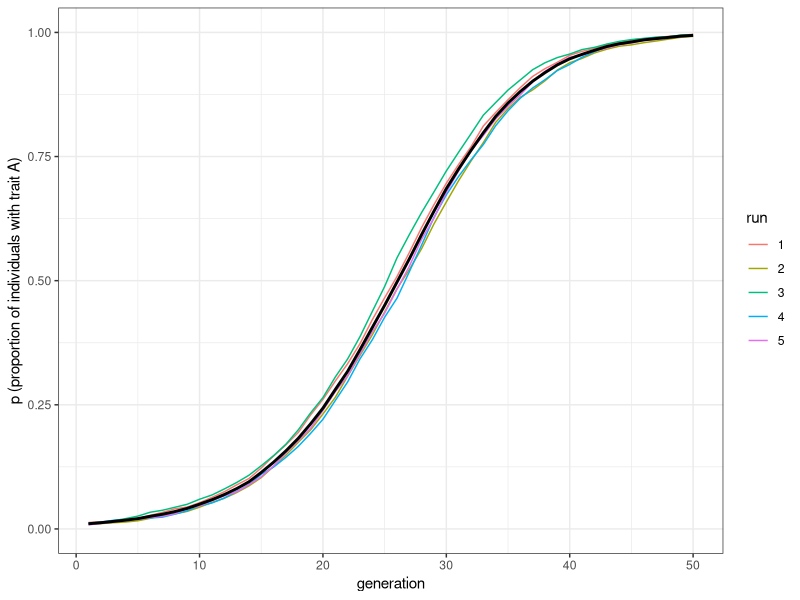
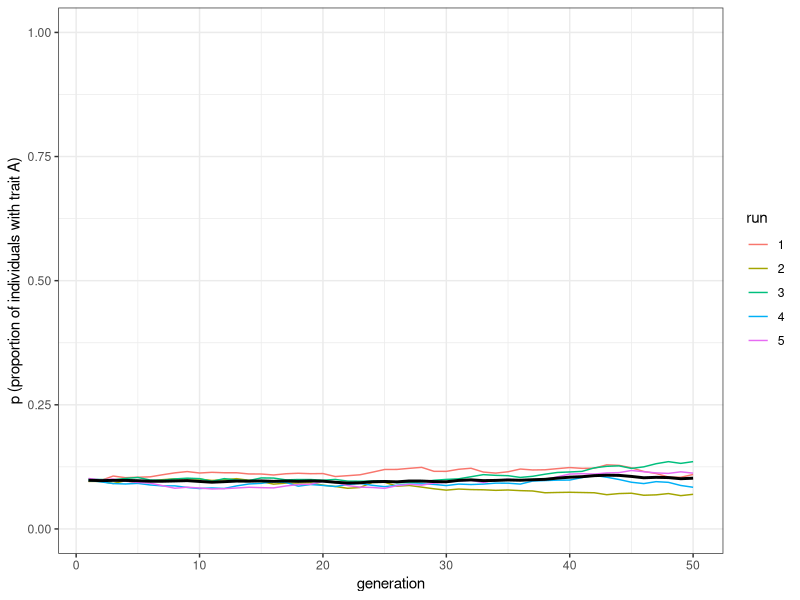
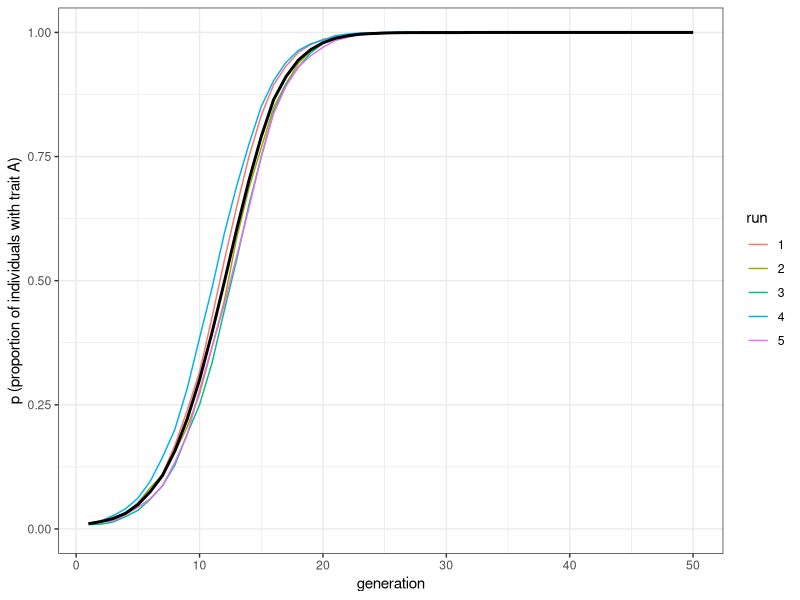
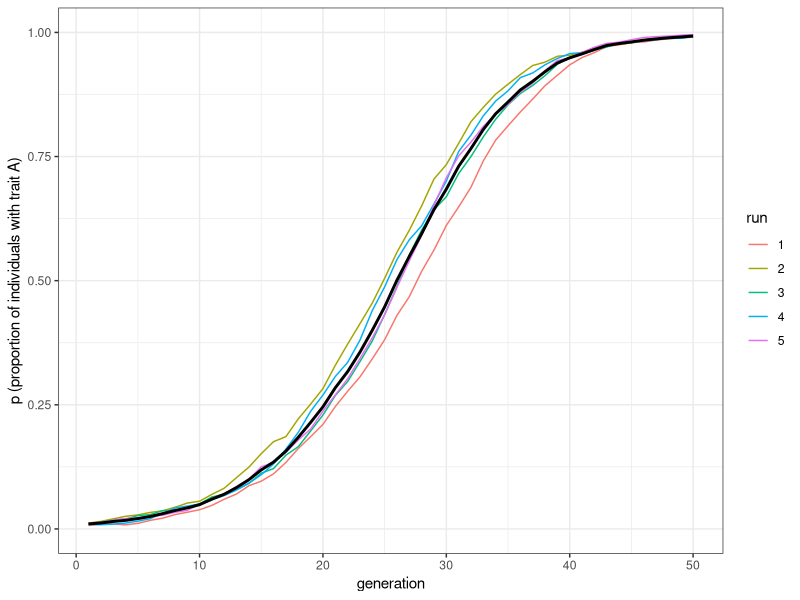
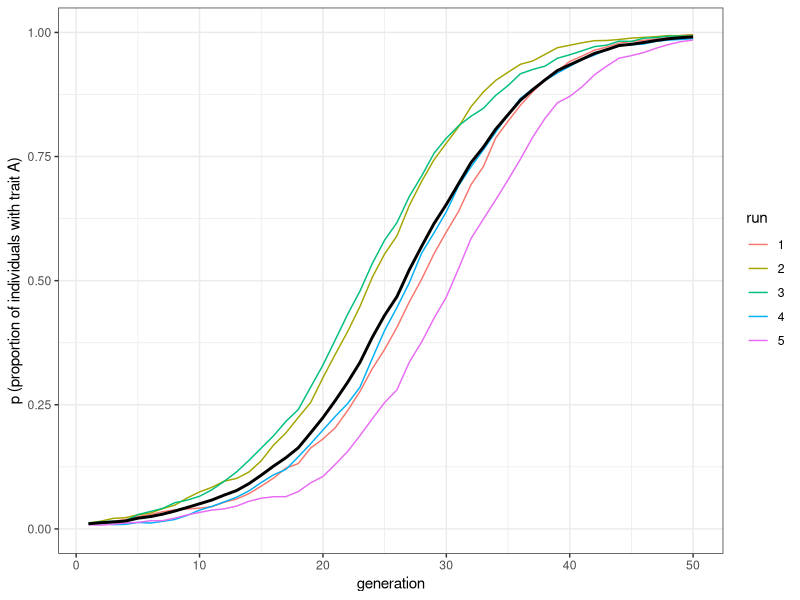
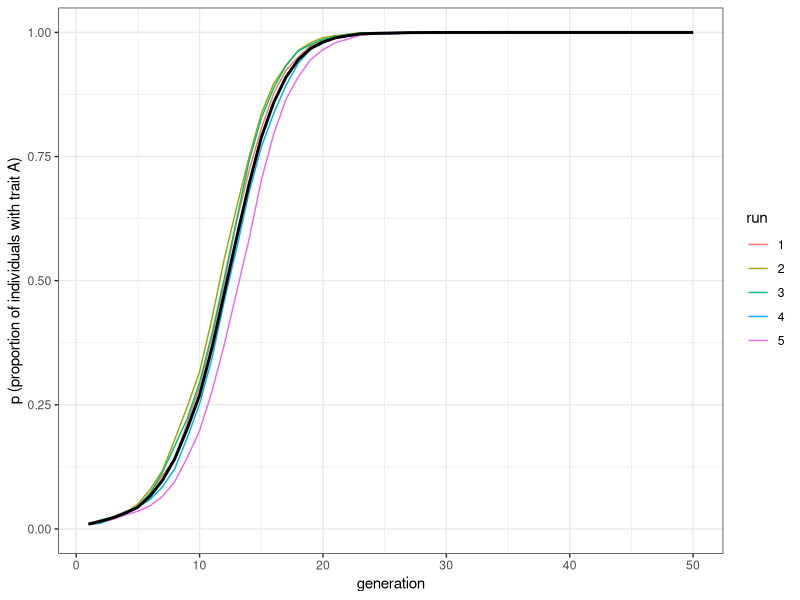

These charts were generated, in order, by the following R code:
## ---- chunk 1
library(tidyverse)

vertical_transmission <- function(N, p_0, b, t_max, r_max) {
  output <- tibble(generation = rep(1:t_max, r_max), 
                   p = as.numeric(rep(NA, t_max * r_max)), 
                   run = as.factor(rep(1:r_max, each = t_max)))
  
  for (r in 1:r_max) {
    # Create first generation
    population <- tibble(trait = sample(c("A", "B"), N, 
                                        replace = TRUE, prob = c(p_0, 1 - p_0)))
    
    # Add first generation's p for run r
    output[output$generation == 1 & output$run == r, ]$p <- 
      sum(population$trait == "A") / N 
    
    for (t in 2:t_max) {
       # Copy individuals to previous_population tibble
      previous_population <- population
      
      # Randomly pick mothers and fathers
      mother <- tibble(trait = sample(previous_population$trait, N, replace = TRUE))  
      father <- tibble(trait = sample(previous_population$trait, N, replace = TRUE)) 
      
      # Prepare next generation
      population <- tibble(trait = as.character(rep(NA, N))) 
      
      # Both parents are A, thus child adopts A
      both_A <- mother$trait == "A" & father$trait == "A"
      if (sum(both_A) > 0) {
        population[both_A, ]$trait <- "A"  
      }
      
      # Both parents are B, thus child adopts B
      both_B <- mother$trait == "B" & father$trait == "B"
      if (sum(both_B) > 0) {
        population[both_B, ]$trait <- "B" 
      }
      # If any empty NA slots (i.e. one A and one B parent) are present
      if (anyNA(population)) {  
        # They adopt A with probability b
        population[is.na(population)[,1],]$trait <- 
          sample(c("A", "B"), sum(is.na(population)), prob = c(b, 1 - b), replace = TRUE)
      }
      
      # Get p and put it into output slot for this generation t and run r
      output[output$generation == t & output$run == r, ]$p <- 
        sum(population$trait == "A") / N 
    }
  }
  # Export data from function
  output 
}

## ---- chunk 2
plot_multiple_runs <- function(data_model) {
  ggplot(data = data_model, aes(y = p, x = generation)) +
    geom_line(aes(colour = run)) +
    stat_summary(fun = mean, geom = "line", size = 1) +
    ylim(c(0, 1)) +
    theme_bw() +
    labs(y = "p (proportion of individuals with trait A)")
}
## ---- chunk 3
data_model <- vertical_transmission(N = 10000, p_0 = 0.01, b = 0.6, 
                                    t_max = 50, r_max = 5)
plot_multiple_runs(data_model)
## ---- chunk 4
data_model <- vertical_transmission(N = 10000, p_0 = 0.1, b = 0.5, 
                                    t_max = 50, r_max = 5)
plot_multiple_runs(data_model)
## ---- chunk 5
vertical_horizontal_transmission <- function(N, p_0, b, n, g, t_max, r_max) {
  output <- tibble(generation = rep(1:t_max, r_max), 
                   p = as.numeric(rep(NA, t_max * r_max)), 
                   run = as.factor(rep(1:r_max, each = t_max)))
  
  for (r in 1:r_max) {
    # Create first generation
    population <- tibble(trait = sample(c("A", "B"), N, 
                                        replace = TRUE, prob = c(p_0, 1 - p_0)))
    
    # Add first generation's p for run r
    output[output$generation == 1 & output$run == r, ]$p <- 
      sum(population$trait == "A") / N 
    
    for (t in 2:t_max) {
      # Vertical transmission --------------------------------------------------
      
      # Copy individuals to previous_population tibble
      previous_population <- population 
      
      # Randomly pick mothers and fathers
      mother <- tibble(trait = sample(previous_population$trait, N, replace = TRUE))  
      father <- tibble(trait = sample(previous_population$trait, N, replace = TRUE))  
      
      # Prepare next generation
      population <- tibble(trait = as.character(rep(NA, N))) 
      
      # Both parents are A, thus child adopts A
      both_A <- mother$trait == "A" & father$trait == "A"
      if (sum(both_A) > 0) {
        population[both_A, ]$trait <- "A"  
      }
      
      # Both parents are B, thus child adopts B
      both_B <- mother$trait == "B" & father$trait == "B"
      if (sum(both_B) > 0) {
        population[both_B, ]$trait <- "B" 
      }
      # If any empty NA slots (i.e. one A and one B parent) are present
      if (anyNA(population)) {  
        # They adopt A with probability b
        population[is.na(population)[,1],]$trait <- 
          sample(c("A", "B"), sum(is.na(population)), prob = c(b, 1 - b), replace = TRUE)
      }
      
      # Horizontal transmission ------------------------------------------------
      
      # Previous_population are children before horizontal transmission
      previous_population <- population 
      
      # N_B = number of Bs
      N_B <- length(previous_population$trait[previous_population$trait == "B"])  
      
      # If there are B individuals to switch, and n is not zero
      if (N_B > 0 & n > 0) {  
        # For each B individual...
        for (i in 1:N_B) {  
          # Pick n demonstrators
          demonstrator <- sample(previous_population$trait, n, replace = TRUE)
          # Get probability g
          copy <- sample(c(TRUE, FALSE), n, prob = c(g, 1-g), replace = TRUE) 
          # if any demonstrators with A are to be copied
          if ( sum(demonstrator == "A" & copy == TRUE) > 0 ) {  
            # The B individual switches to A
            population[previous_population$trait == "B",]$trait[i] <- "A"  
          }
        
        }
      }
      # Get p and put it into output slot for this generation t and run r
      output[output$generation == t & output$run == r, ]$p <- 
        sum(population$trait == "A") / N 
    }
  }
  # Export data from function
  output 
}

## ---- chunk 6
data_model <- vertical_horizontal_transmission(N = 5000, p_0 = 0.01, b = 0.5, n = 5, 
                                               g = 0.1, t_max = 50, r_max = 5)
plot_multiple_runs(data_model)
## ---- chunk 7
data_model_v <- vertical_horizontal_transmission(N = 5000, p_0 = 0.01, b = 0.6, n = 0, 
                                                 g = 0, t_max = 50, r_max = 5)

data_model_hn2 <- vertical_horizontal_transmission(N = 5000, p_0 = 0.01, b = 0.5, n = 2, 
                                                   g = 0.1, t_max = 50, r_max = 5)

data_model_hn5 <- vertical_horizontal_transmission(N = 5000, p_0 = 0.01, b = 0.5, n = 5, 
                                                   g = 0.1, t_max = 50, r_max = 5)
## ---- chunk 8
plot_multiple_runs(data_model_v)
## ---- chunk 9
plot_multiple_runs(data_model_hn2)
## ---- chunk 10
plot_multiple_runs(data_model_hn5)
